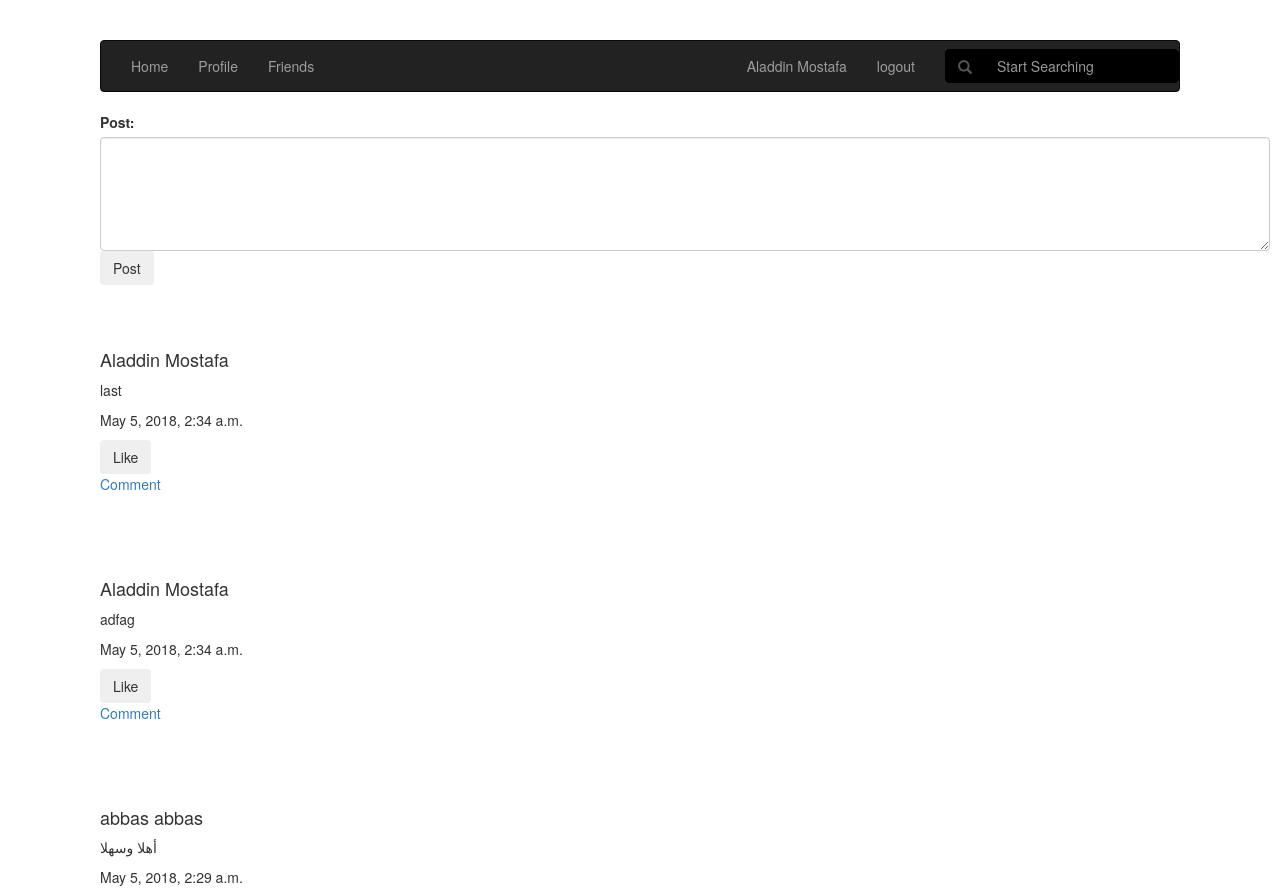
The page / (signed in, upper part) on the database as committed earlier.
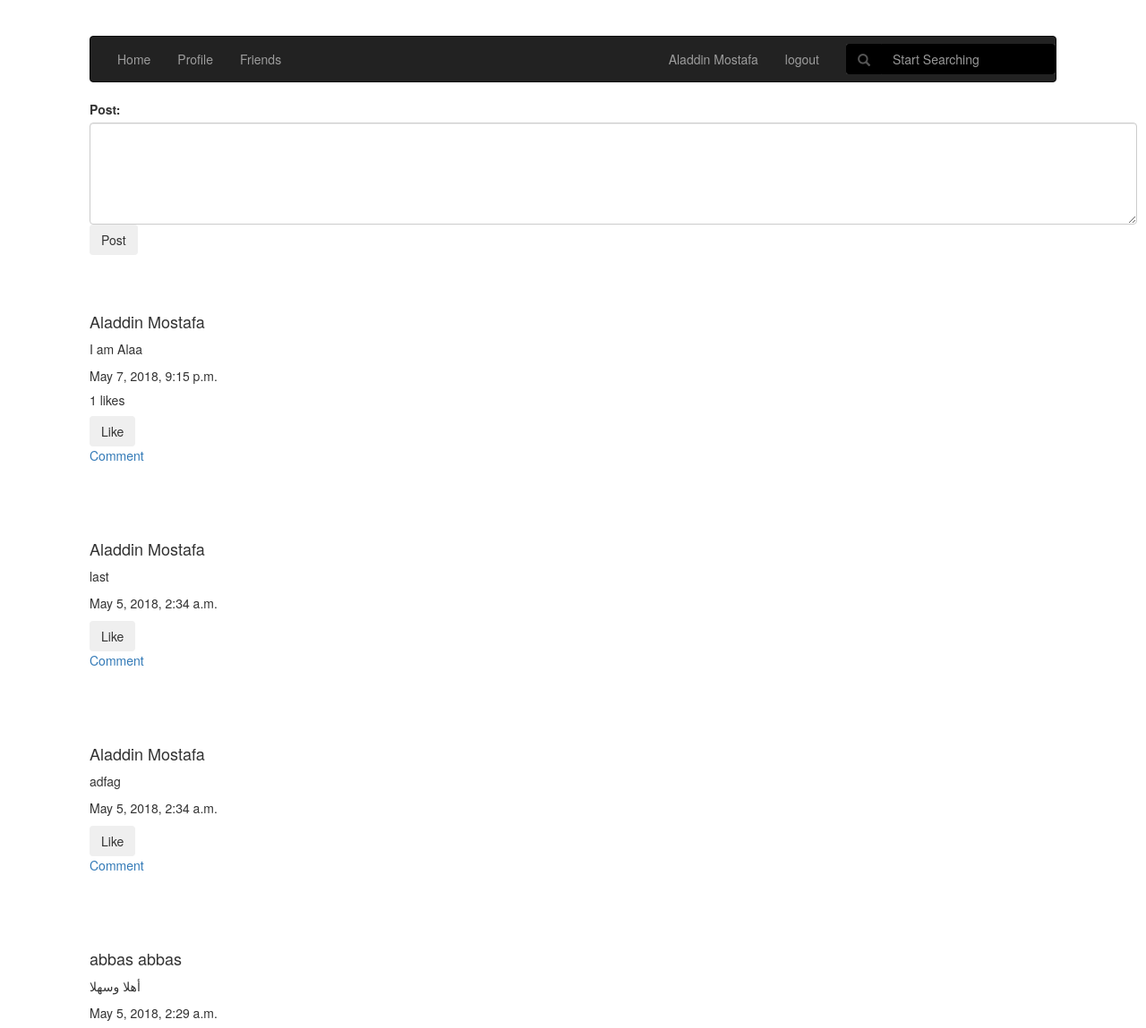
The same page on the database as committed later.
### social_network/models.py (models this page shows)
class Mypost(models.Model):
    postbody = models.CharField(max_length=1000)
    user = models.ForeignKey(CustomUser, on_delete=models.CASCADE)
    created = models.DateTimeField(auto_now_add=True)
    updated = models.DateTimeField(auto_now=True)
    likes = models.ManyToManyField(CustomUser,related_name="my_likes")

class CustomUser(AbstractUser):
    friends = models.ManyToManyField('self')
    username = models.CharField(max_length=100, unique=True)
    password = models.CharField(max_length=100)
    email = models.CharField(max_length=100, unique=True)
    first_name = models.CharField(max_length=100)
    last_name = models.CharField(max_length=100)
    birth_date = models.CharField(max_length=10)
    gender = models.CharField(max_length=8)
    mobile_number = models.CharField(max_length=15)
    def __str__(self):
        return self.first_name + " " + self.last_name

### social_network/views.py (the view, shortened to what this page needs)
# urls.py: url(r'^$', views.Home.as_view(), name='home'),
class Home(View):
    template = 'social_network/myhome.html'
    def get(self, request):
        if request.user.is_authenticated:
            posts = request.user.mypost_set.all()
            for user in request.user.friends.all():
                posts |= user.mypost_set.all()
            posts = sorted(posts, key=lambda instance: instance.updated, reverse=True)
            return render(request, self.template, {'posts': posts})
        return render(request, self.template, {})

### social_network/templates/social_network/myhome.html (shortened to what this page needs)
<!DOCTYPE html>
<html lang="en">
<head>
<link rel="stylesheet" href="https://cdnjs.cloudflare.com/ajax/libs/font-awesome/4.7.0/css/font-awesome.min.css">
<link rel="stylesheet" href="https://maxcdn.bootstrapcdn.com/bootstrap/3.3.7/css/bootstrap.min.css">
<link rel="stylesheet" href="https://maxcdn.bootstrapcdn.com/bootstrap/3.3.7/css/bootstrap.min.css">
</head>
<body>
<nav class="navbar navbar-inverse">
  <div class="container-fluid">
    <ul class="nav navbar-nav">
      <li ><a href="/">Home</a></li>
      <li><a href="/{{user.username}}/">Profile</a></li>
      <li><a href="/{{user.username}}/friends/">Friends</a></li>
    </ul>
      <ul class="nav navbar-nav navbar-right">
          {% if user.is_authenticated %}
          <li><a href="/{{user.username}}/">{{user}}</a></li>
          <li><a href="/logout/"> logout </a></li>
          {% else %}
          <li><a href="/reg/"> Register </a></li>
          <li><a href="/login/"> Login </a></li>
          {% endif %}
      <form class="navbar-form navbar-right" method="post" action="">
        <div class="form-group" style="background-color:#333;">
        <div class="input-group" >
        <div class="input-group-addon" style="background-color:black;border-color:black;"><span class="glyphicon glyphicon-search"></span></div>
        <input type="text" name="search" class="form-control" placeholder="Start Searching" style="background-color:black;border-color:black;">
        </div>
        </div>
      </form>
            </ul>
  </div>
</nav>
<div class="container">
  <div class="row">
    <div class="card">
      <div class="form-group">
    {% if user.is_authenticated %}
<form method="post" action="">
  <label for="comment">Post:</label>
  <textarea class="form-control" rows="5" id="comment" name="postbody"></textarea>
  <button type="submit" class="btn">Post</button>
</form>
</div>
</div>
</div>
<br>
<br>
{%for post in posts%}
    <div class="row">
  <div class="card">
<div class="card-body">
  <h4 class="card-title">{{post.user}}</h4>
  <p class="card-text">{{post.postbody}}</p>
    <p class="card-text">{{post.updated}}</p>
    <div class="form-group mx-sm-3 mb-2">
    {% if post.likes.count > 0 %}
        <h5>{{post.likes.count}} likes</h5>
    {% endif %}
    <form method="post" action="">
        <button type="submit" class="btn">Like</button>
    </form>
  <a href="#" class="card-link">Comment</a>
  </div>
    <br> <br> <br>
</div>
</div>
</div>
    {% endfor %}
    {%endif%}
<br>
<br>
</div>
</body>
</html>

Rows that differ between the two databases and show on the page:
added Mypost: user "Aladdin Mostafa", postbody "I am Alaa", updated "May 7, 2018, 9:15 p.m.", likes.count "1"
